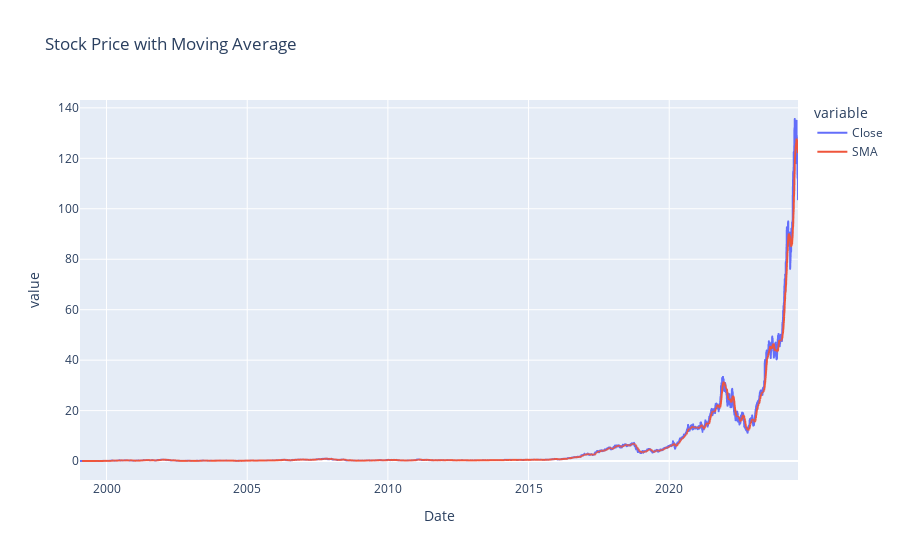

Here is the notebook cell this chart was saved with:
### Code cell
fa.plot_stock_data()

### Figure 1 — Plotly figure (JSON) as saved in the notebook; plotly's stock layout.template omitted (floating-point values rounded to 4 significant figures; data arrays with more than 128 entries replaced by an {"elided": "..."} marker saying what was removed)
{"data": [{"hovertemplate": "variable=Close<br>Date=%{x}<br>value=%{y}<extra></extra>", "legendgroup": "Close", "line": {"color": "#636efa", "dash": "solid"}, "marker": {"symbol": "circle"}, "mode": "lines", "name": "Close", "showlegend": true, "type": "scattergl", "x": {"elided": "6421 str values"}, "xaxis": "x", "y": {"elided": "6421 float values"}, "yaxis": "y"}, {"hovertemplate": "variable=SMA<br>Date=%{x}<br>value=%{y}<extra></extra>", "legendgroup": "SMA", "line": {"color": "#EF553B", "dash": "solid"}, "marker": {"symbol": "circle"}, "mode": "lines", "name": "SMA", "showlegend": true, "type": "scattergl", "x": {"elided": "6421 str values"}, "xaxis": "x", "y": {"elided": "6421 float values"}, "yaxis": "y"}], "layout": {"legend": {"title": {"text": "variable"}, "tracegroupgap": 0}, "title": {"text": "Stock Price with Moving Average"}, "xaxis": {"anchor": "y", "domain": [0, 1], "title": {"text": "Date"}}, "yaxis": {"anchor": "x", "domain": [0, 1], "title": {"text": "value"}}}}
